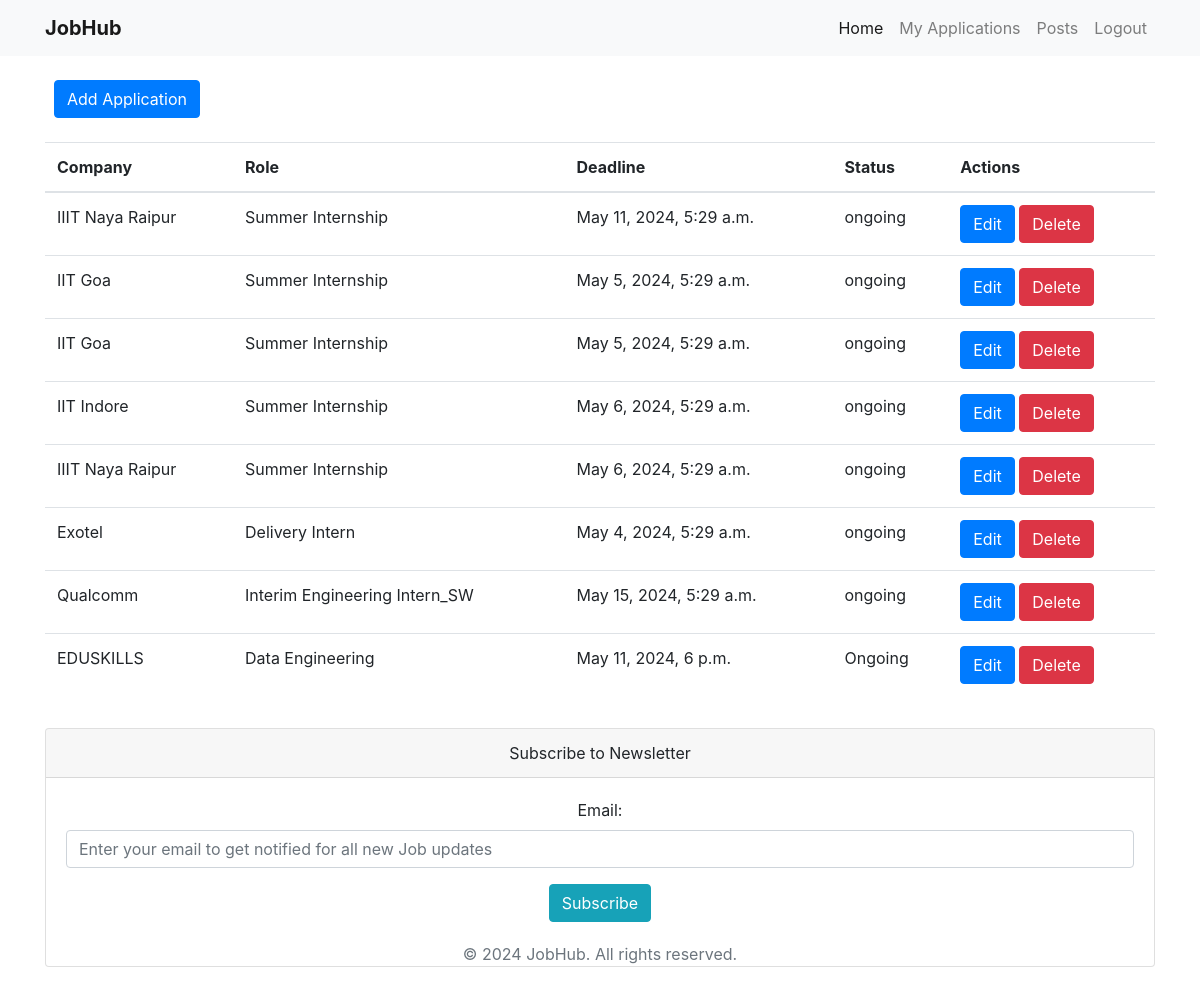
Page /posts/ (signed in) on the earlier database version.
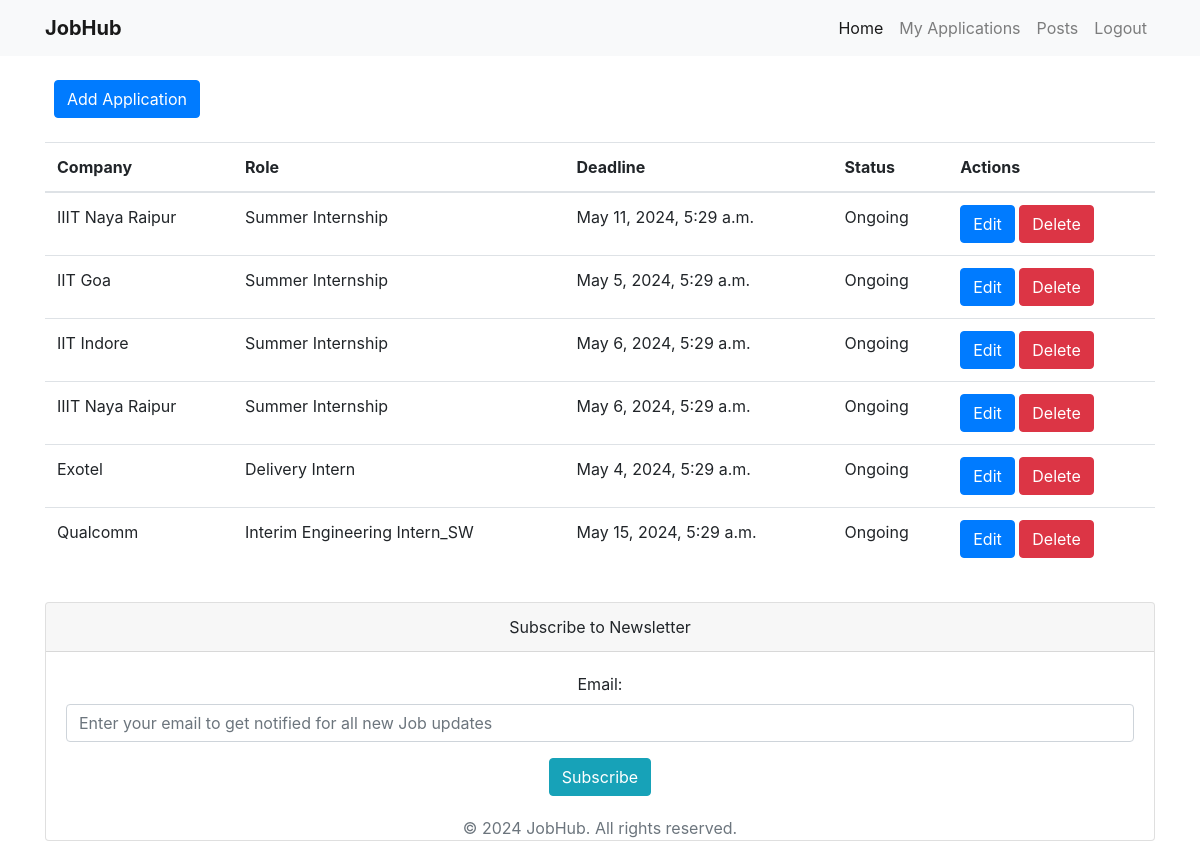
Same page on the later database version.
### jobs/models.py (models this page shows, shortened)
class JobApplication(models.Model):
    s_no = models.AutoField(primary_key=True)
    company = models.CharField(max_length=100,blank=True)
    role = models.CharField(max_length=100,blank=True)
    deadline = models.DateTimeField(blank=True)
    status = models.CharField(max_length=50,blank=True)
    link = models.URLField(max_length=200,blank=True)
    remarks = models.TextField(blank=True)
    medium = models.CharField(max_length=50,blank=True)
    posted_on = models.DateTimeField(default=timezone.now)

### jobs/views.py (the view)
# urls.py: path('posts/', views.posts, name='posts'),
@login_required
def posts(request):
    applications = JobApplication.objects.all()  # Fetch all posts or apply appropriate filtering
    return render(request, 'post.html', {'applications': applications})

### templates/post.html (shortened to what this page needs)
{% extends 'base.html' %}
{% load static %}
{% block content %}
{% include 'navbar.html' %}
  <link rel="stylesheet" href="https://stackpath.bootstrapcdn.com/bootstrap/4.5.2/css/bootstrap.min.css">
</head>
<body>
<div class="container">
  <br>
  <button type="button" class="btn btn-primary" data-toggle="modal" data-target="#addModal">
    Add Application
  </button>
  <br>
  <table class="table">
    <thead>
      <tr>
        <th scope="col">Company</th>
        <th scope="col">Role</th>
        <th scope="col">Deadline</th>
        <th scope="col">Status</th>
        <th scope="col">Actions</th>
      </tr>
    </thead>
    <tbody>
      {% for application in applications %}
      <tr>
        <td>{{ application.company }}</td>
        <td>{{ application.role }}</td>
        <td>{{ application.deadline }}</td>
        <td>{{ application.status }}</td>
        <td>
          <button type="button" class="btn btn-primary" data-toggle="modal" data-target="#editModal{{ application.s_no }}">
            Edit
          </button>
          <button type="button" class="btn btn-danger" data-toggle="modal" data-target="#deleteModal{{ application.s_no }}">
            Delete
          </button>
        </td>
      </tr>
      {% endfor %}
    </tbody>
  </table>
</div>
{% include 'footer.html' %}
{% endblock %}

### templates/base.html (shortened to what this page needs)
{% load static %}
<!DOCTYPE html>
<html lang="en">
<head>
    <link href="https://stackpath.bootstrapcdn.com/bootstrap/4.5.2/css/bootstrap.min.css" rel="stylesheet">
</head>
<body>
{% block content %}
{% endblock %}
</body>
</html>

### templates/navbar.html (shortened to what this page needs)
{% if user.is_authenticated and user.is_superuser %}
<nav class="navbar navbar-expand-lg navbar-light bg-light">
  <div class="container">
    <a class="navbar-brand" href="{% url 'index' %}">JobHub</a>
    <div class="collapse navbar-collapse" id="navbarNav">
      <ul class="navbar-nav ml-auto">
        <li class="nav-item active">
          <a class="nav-link" href="{% url 'index' %}">Home</a>
        </li>
        <li class="nav-item">
          <a class="nav-link" href="{% url 'job_application_tracker' %}"
            >My Applications</a
          >
        </li>
        <li class="nav-item">
          <a class="nav-link" href="{% url 'posts' %}">Posts</a>
        </li>
        <li class="nav-item">
          <a class="nav-link" href="{% url 'logout' %}">Logout</a>
        </li>
      </ul>
    </div>
  </div>
</nav>
{% endif %}

### templates/footer.html (shortened to what this page needs)
<footer class="footer mt-auto py-3">
    <div class="container text-center">
        <div class="card">
            <div class="card-header">Subscribe to Newsletter</div>
            <div class="card-body">
              <form
                id="newsletterForm"
                action="{% url 'subscribe_newsletter' %}"
                method="post"
              >
                <div class="form-group">
                  <label for="email">Email:</label>
                  <input
                    type="email"
                    name="email"
                    id="email"
                    class="form-control"
                    placeholder="Enter your email to get notified for all new Job updates"
                    required
                  />
                </div>
                <button type="submit" class="btn btn-info">Subscribe</button>
              </form>
            </div>
             <span class="text-muted">&copy; 2024 JobHub. All rights reserved.</span>
          </div>
    </div>
</footer>

### templates/base.html (style rules this page uses)
.navbar { background-color: #343a40; }
.navbar-brand { font-weight: bold; color: #ffffff; }
.navbar-nav .nav-link { color: #ffffff; }

Differences in the rows shown:
removed JobApplication: company "IIT Goa", role "Summer Internship", deadline "May 5, 2024, 5:29 a.m.", status "ongoing"
removed JobApplication: company "EDUSKILLS", role "Data Engineering", deadline "May 11, 2024, 6 p.m.", status "Ongoing"
changed JobApplication "May 11, 2024, 5:29 a.m.": status "ongoing" → "Ongoing"
changed JobApplication "IIT Goa": status "ongoing" → "Ongoing"
changed JobApplication "IIT Indore": status "ongoing" → "Ongoing"
changed JobApplication (number 4 of 6 on the later page): status "ongoing" → "Ongoing"
changed JobApplication "Exotel": status "ongoing" → "Ongoing"
changed JobApplication "Qualcomm": status "ongoing" → "Ongoing"
